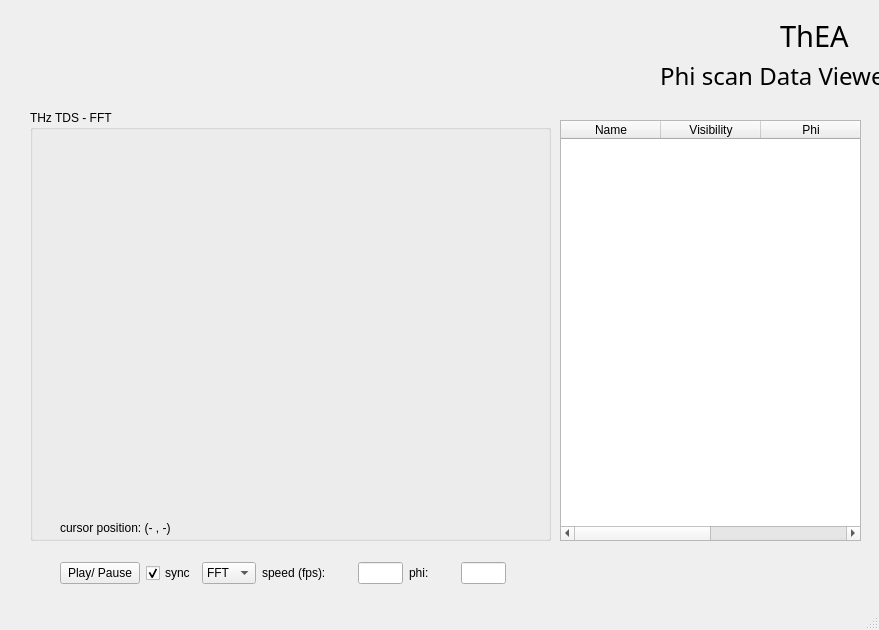
<?xml version="1.0" encoding="UTF-8"?>
<ui version="4.0">
 <class>MainWindow</class>
 <widget class="QMainWindow" name="MainWindow">
  <property name="geometry">
   <rect>
    <x>0</x>
    <y>0</y>
    <width>879</width>
    <height>630</height>
   </rect>
  </property>
  <property name="windowTitle">
   <string>MainWindow</string>
  </property>
  <widget class="QWidget" name="centralwidget">
   <widget class="QGroupBox" name="gLivePlot">
    <property name="geometry">
     <rect>
      <x>30</x>
      <y>110</y>
      <width>521</width>
      <height>431</height>
     </rect>
    </property>
    <property name="title">
     <string>THz TDS - FFT</string>
    </property>
    <widget class="PlotWidget" name="livePlot" native="true">
     <property name="geometry">
      <rect>
       <x>30</x>
       <y>30</y>
       <width>471</width>
       <height>381</height>
      </rect>
     </property>
    </widget>
    <widget class="QLabel" name="xyLabel">
     <property name="geometry">
      <rect>
       <x>30</x>
       <y>410</y>
       <width>191</width>
       <height>16</height>
      </rect>
     </property>
     <property name="text">
      <string>cursor position: (- , -)</string>
     </property>
    </widget>
   </widget>
   <widget class="QTableWidget" name="tableWidget">
    <property name="geometry">
     <rect>
      <x>560</x>
      <y>120</y>
      <width>301</width>
      <height>421</height>
     </rect>
    </property>
    <column>
     <property name="text">
      <string>Name</string>
     </property>
    </column>
    <column>
     <property name="text">
      <string>Visibility</string>
     </property>
    </column>
    <column>
     <property name="text">
      <string>Phi</string>
     </property>
    </column>
    <column>
     <property name="text">
      <string>Colour</string>
     </property>
    </column>
   </widget>
   <widget class="QLabel" name="label">
    <property name="geometry">
     <rect>
      <x>660</x>
      <y>60</y>
      <width>251</width>
      <height>31</height>
     </rect>
    </property>
    <property name="font">
     <font>
      <family>Corbel Light</family>
      <pointsize>18</pointsize>
     </font>
    </property>
    <property name="lineWidth">
     <number>1</number>
    </property>
    <property name="text">
     <string>Phi scan Data Viewer</string>
    </property>
   </widget>
   <widget class="QLabel" name="label_2">
    <property name="geometry">
     <rect>
      <x>780</x>
      <y>20</y>
      <width>81</width>
      <height>31</height>
     </rect>
    </property>
    <property name="font">
     <font>
      <family>Century Gothic</family>
      <pointsize>22</pointsize>
     </font>
    </property>
    <property name="lineWidth">
     <number>1</number>
    </property>
    <property name="text">
     <string>ThEA</string>
    </property>
   </widget>
   <widget class="QWidget" name="">
    <property name="geometry">
     <rect>
      <x>60</x>
      <y>560</y>
      <width>446</width>
      <height>26</height>
     </rect>
    </property>
    <layout class="QHBoxLayout" name="horizontalLayout_2">
     <item>
      <widget class="QPushButton" name="pushButton">
       <property name="text">
        <string>Play/ Pause</string>
       </property>
      </widget>
     </item>
     <item>
      <widget class="QCheckBox" name="checkBoxSyncPhi">
       <property name="text">
        <string>sync</string>
       </property>
       <property name="checked">
        <bool>true</bool>
       </property>
      </widget>
     </item>
     <item>
      <layout class="QHBoxLayout" name="horizontalLayout">
       <item>
        <layout class="QHBoxLayout" name="horizontalLayout_3">
         <item>
          <widget class="QComboBox" name="comboBoxMeasurement">
           <item>
            <property name="text">
             <string>FFT</string>
            </property>
           </item>
           <item>
            <property name="text">
             <string>TR</string>
            </property>
           </item>
           <item>
            <property name="text">
             <string>TDS</string>
            </property>
           </item>
          </widget>
         </item>
        </layout>
       </item>
      </layout>
     </item>
     <item>
      <layout class="QHBoxLayout" name="horizontalLayout_6">
       <item>
        <layout class="QHBoxLayout" name="horizontalLayout_5">
         <item>
          <widget class="QLabel" name="lblSpeed">
           <property name="text">
            <string>speed (fps):        </string>
           </property>
          </widget>
         </item>
         <item>
          <widget class="QLineEdit" name="lEditSpeed"/>
         </item>
        </layout>
       </item>
       <item>
        <layout class="QHBoxLayout" name="horizontalLayout_4">
         <item>
          <widget class="QLabel" name="lblAngle1">
           <property name="text">
            <string>phi:        </string>
           </property>
          </widget>
         </item>
         <item>
          <widget class="QLineEdit" name="lEditPhi"/>
         </item>
        </layout>
       </item>
      </layout>
     </item>
    </layout>
   </widget>
  </widget>
  <widget class="QStatusBar" name="statusbar"/>
 </widget>
 <customwidgets>
  <customwidget>
   <class>PlotWidget</class>
   <extends>QWidget</extends>
   <header location="global">pyqtgraph</header>
   <container>1</container>
  </customwidget>
 </customwidgets>
 <resources/>
 <connections/>
</ui>
